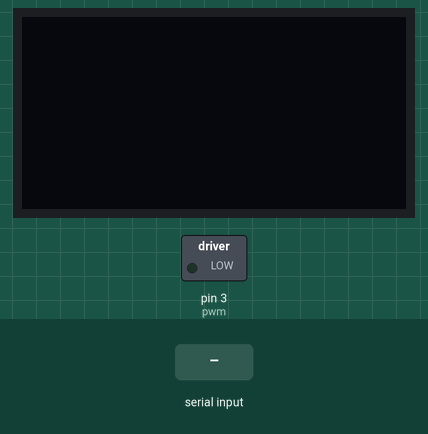
This sketch was run on a simulated Arduino Uno, built with avr-gcc and run on an emulated ATmega328P. Parts: 128×64 one-colour display, switched loads named in the sketch (green lamp = pin HIGH). Inputs (shaded band) come from the test bench.

Above: at 1.2 s.
1.3 s: "1|" received over the second serial link
At 3.33 s:
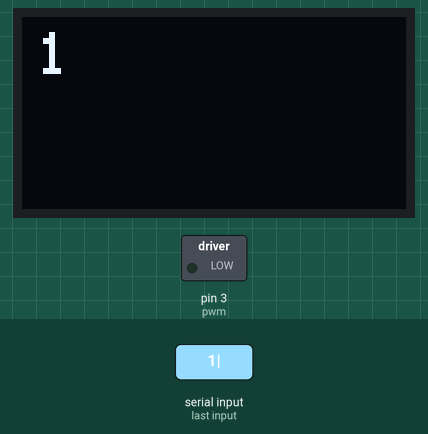
At 4.6 s:
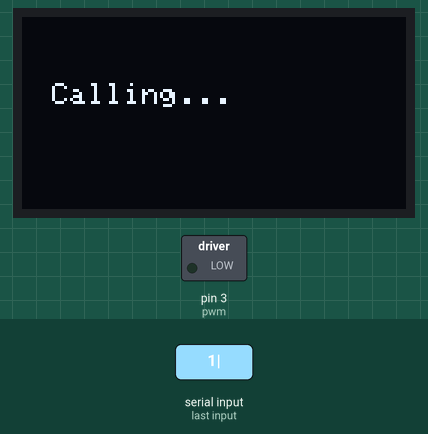
Timing chart, 0 to 10.3 s (numbered marks = the images above; inputs shaded):
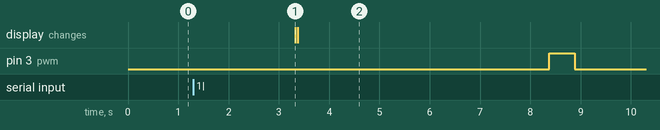

The sketch:

smartwatch.ino
```cpp
/*
 This is the version with the HC-05 bluetooth module
 RTC is not used
*/

#include <AltSoftSerial.h>

AltSoftSerial ASSserial;

#include<SPI.h>
#include<Wire.h>
#include<Adafruit_GFX.h>
#include<Adafruit_SSD1306.h>


Adafruit_SSD1306 oled;

int pwm = 3;

void setup() {

 ASSserial.begin(9600);
 pinMode(pwm,OUTPUT);

 oled.begin(SSD1306_SWITCHCAPVCC);
 oled.clearDisplay();
 oled.setTextColor(WHITE);
 oled.setTextSize(1);

}


void loop() {

  oled.clearDisplay();

 if (ASSserial.available())
 {
   String myTime = ASSserial.readStringUntil('|');
   ASSserial.read();

    String myDate = ASSserial.readStringUntil('\n');
    ASSserial.read();

    String myPhone = ASSserial.readStringUntil('\n');


    if(myTime.indexOf('time') >= 0)
    {
      oled.setCursor(2,5);
      oled.clearDisplay();
      oled.print("Error - Data not Recieved");
      oled.display();
    }
    else
    {
      oled.setTextSize(2);
      oled.setCursor(5,5);
      oled.print(myTime);
      oled.display();
    }

    if(myDate.indexOf('date') >=0)
    {
      oled.setCursor(20,25);
      oled.println("Data not reecieved");
    }
    else{
      oled.setTextSize(1);
      oled.setCursor(20,25);
      oled.print(myDate );
      oled.display();
    }

    if(myPhone.indexOf('phone') >= 0)
   {
      digitalWrite(pwm, LOW);
   }
   else
   {

     oled.clearDisplay();
      oled.setCursor(10,0);
      oled.setTextSize(2);
      oled.println(myPhone);
      oled.setTextSize(1);
      oled.setCursor(10,22);
      oled.println("Calling...");
      oled.display();
      delay(5000);


    // Motor Vibration Pattern
    digitalWrite(pwm, HIGH);
    delay(500);
    digitalWrite(pwm, LOW);
    delay(500);

   }

 }

}
```

Measured:
- after the input at 1.3 s, pin 3 (pwm): LOW → HIGH after 7.1 s, → LOW 0.50 s later; the display: changes after 2.0 s (image 1)
